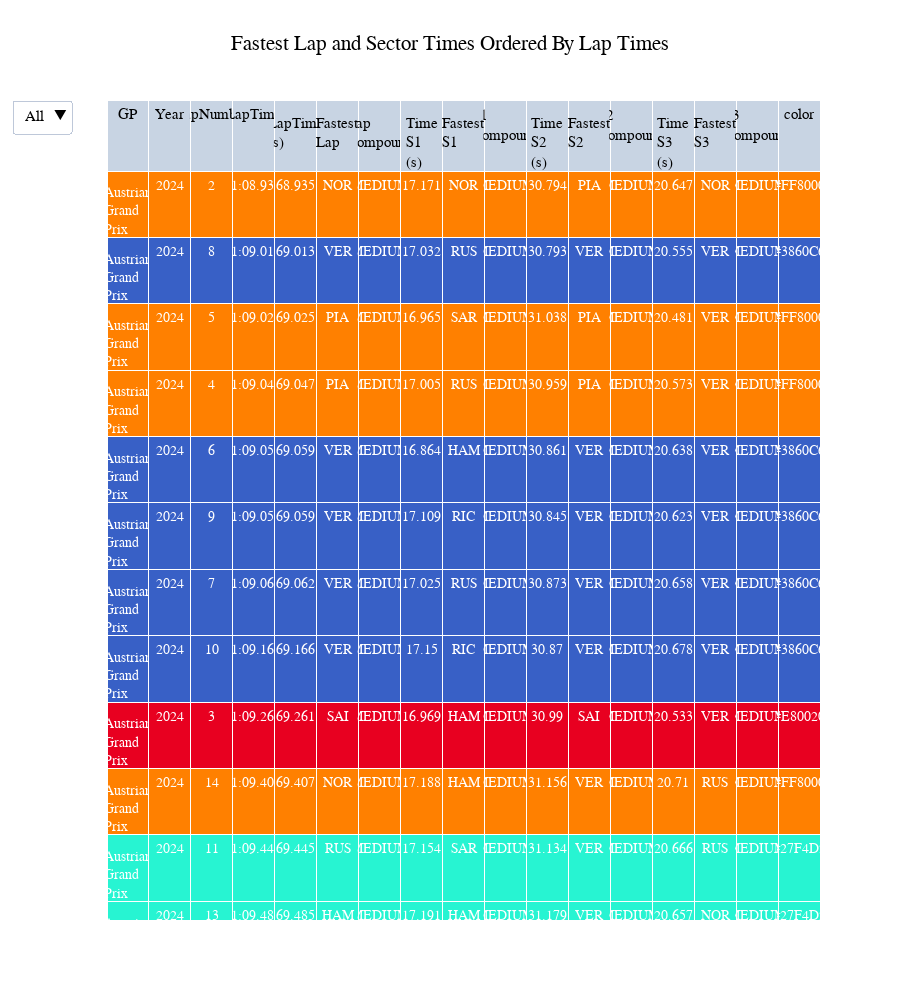

Notebook cell for this chart:
### Code cell
import plotly.graph_objects as go
# colors = n_colors('rgb(255, 200, 200)', 'rgb(200, 0, 0)', 9, colortype='rgb')

fig2 = go.Figure(go.Table
 (header={"values": LapTime_ordered.columns},
  cells=dict(
    values=LapTime_ordered.T.values,
    fill_color=[LapTime_ordered.color],
    align='center', font=dict(color='white', size=14)
    ))
 )

fig2.update_layout(
    updatemenus=[
        {
            "buttons": [
                {
                    "label": c,
                    "method": "update",
                    "args": [
                        {
                            "cells": {
                                "values": LapTime_ordered.T.values
                                if c == "All"
                                else LapTime_ordered.loc[LapTime_ordered["LapNumber"].eq(c)].T.values
                            }
                        }
                    ],
                }
                for c in ["All"] + LapTime_ordered["LapNumber"].unique().tolist()
            ]
        }
    ]
)
fig2.update_layout(
    title="Fastest Lap and Sector Times Ordered By Lap Times",
        title_x=0.5,
    yaxis = dict(tickfont = dict(size=20)),
    xaxis = dict(tickfont = dict(size=20)),
    font=dict(
        family="PT Sans Narrow",
        size=15,
        color="Black"
    ),
    height=1000,
    title_font_family="PT Sans Narrow"
)

fig2.show()

### Figure 1 — Plotly figure (JSON) as saved in the notebook; plotly's stock layout.template omitted (floating-point values rounded to 4 significant figures; data arrays with more than 128 entries replaced by an {"elided": "..."} marker saying what was removed)
{"data": [{"cells": {"align": "center", "fill": {"color": [["#FF8000", "#3860C6", "#FF8000", "#FF8000", "#3860C6", "#3860C6", "#3860C6", "#3860C6", "#E80020", "#FF8000", "#27F4D2", "#27F4D2", "#3860C6", "#E80020", "#3860C6", "#3860C6", "#3860C6", "#3860C6", "#3860C6", "#3860C6", "#3860C6", "#3860C6"]]}, "font": {"color": "white", "size": 14}, "values": {"elided": "17x22 mixed values"}}, "header": {"values": ["GP", "Year", "LapNumber", "LapTime", "LapTime (s)", "Fastest Lap", "Lap Compound", "Time S1 (s)", "Fastest S1", "S1 Compound", "Time S2 (s)", "Fastest S2", "S2 Compound", "Time S3 (s)", "Fastest S3", "S3 Compound", "color"]}, "type": "table"}], "layout": {"font": {"color": "Black", "family": "PT Sans Narrow", "size": 15}, "height": 1000, "title": {"font": {"family": "PT Sans Narrow"}, "text": "Fastest Lap and Sector Times Ordered By Lap Times", "x": 0.5}, "updatemenus": [{"buttons": [{"args": [{"cells": {"values": {"elided": "17x22 mixed values"}}}], "label": "All", "method": "update"}, {"args": [{"cells": {"values": [["Austrian Grand Prix"], [2024], [2], ["00:01:08.935000"], [68.94], ["NOR"], ["MEDIUM"], [17.17], ["NOR"], ["MEDIUM"], [30.79], ["PIA"], ["MEDIUM"], [20.65], ["NOR"], ["MEDIUM"], ["#FF8000"]]}}], "label": "2", "method": "update"}, {"args": [{"cells": {"values": [["Austrian Grand Prix"], [2024], [8], ["00:01:09.013000"], [69.01], ["VER"], ["MEDIUM"], [17.03], ["RUS"], ["MEDIUM"], [30.79], ["VER"], ["MEDIUM"], [20.55], ["VER"], ["MEDIUM"], ["#3860C6"]]}}], "label": "8", "method": "update"}, {"args": [{"cells": {"values": [["Austrian Grand Prix"], [2024], [5], ["00:01:09.025000"], [69.03], ["PIA"], ["MEDIUM"], [16.96], ["SAR"], ["MEDIUM"], [31.04], ["PIA"], ["MEDIUM"], [20.48], ["VER"], ["MEDIUM"], ["#FF8000"]]}}], "label": "5", "method": "update"}, {"args": [{"cells": {"values": [["Austrian Grand Prix"], [2024], [4], ["00:01:09.047000"], [69.05], ["PIA"], ["MEDIUM"], [17.0], ["RUS"], ["MEDIUM"], [30.96], ["PIA"], ["MEDIUM"], [20.57], ["VER"], ["MEDIUM"], ["#FF8000"]]}}], "label": "4", "method": "update"}, {"args": [{"cells": {"values": [["Austrian Grand Prix"], [2024], [6], ["00:01:09.059000"], [69.06], ["VER"], ["MEDIUM"], [16.86], ["HAM"], ["MEDIUM"], [30.86], ["VER"], ["MEDIUM"], [20.64], ["VER"], ["MEDIUM"], ["#3860C6"]]}}], "label": "6", "method": "update"}, {"args": [{"cells": {"values": [["Austrian Grand Prix"], [2024], [9], ["00:01:09.059000"], [69.06], ["VER"], ["MEDIUM"], [17.11], ["RIC"], ["MEDIUM"], [30.84], ["VER"], ["MEDIUM"], [20.62], ["VER"], ["MEDIUM"], ["#3860C6"]]}}], "label": "9", "method": "update"}, {"args": [{"cells": {"values": [["Austrian Grand Prix"], [2024], [7], ["00:01:09.062000"], [69.06], ["VER"], ["MEDIUM"], [17.02], ["RUS"], ["MEDIUM"], [30.87], ["VER"], ["MEDIUM"], [20.66], ["VER"], ["MEDIUM"], ["#3860C6"]]}}], "label": "7", "method": "update"}, {"args": [{"cells": {"values": [["Austrian Grand Prix"], [2024], [10], ["00:01:09.166000"], [69.17], ["VER"], ["MEDIUM"], [17.15], ["RIC"], ["MEDIUM"], [30.87], ["VER"], ["MEDIUM"], [20.68], ["VER"], ["MEDIUM"], ["#3860C6"]]}}], "label": "10", "method": "update"}, {"args": [{"cells": {"values": [["Austrian Grand Prix"], [2024], [3], ["00:01:09.261000"], [69.26], ["SAI"], ["MEDIUM"], [16.97], ["HAM"], ["MEDIUM"], [30.99], ["SAI"], ["MEDIUM"], [20.53], ["VER"], ["MEDIUM"], ["#E80020"]]}}], "label": "3", "method": "update"}, {"args": [{"cells": {"values": [["Austrian Grand Prix"], [2024], [14], ["00:01:09.407000"], [69.41], ["NOR"], ["MEDIUM"], [17.19], ["HAM"], ["MEDIUM"], [31.16], ["VER"], ["MEDIUM"], [20.71], ["RUS"], ["MEDIUM"], ["#FF8000"]]}}], "label": "14", "method": "update"}, {"args": [{"cells": {"values": [["Austrian Grand Prix"], [2024], [11], ["00:01:09.445000"], [69.44], ["RUS"], ["MEDIUM"], [17.15], ["SAR"], ["MEDIUM"], [31.13], ["VER"], ["MEDIUM"], [20.67], ["RUS"], ["MEDIUM"], ["#27F4D2"]]}}], "label": "11", "method": "update"}, {"args": [{"cells": {"values": [["Austrian Grand Prix"], [2024], [13], ["00:01:09.485000"], [69.48], ["HAM"], ["MEDIUM"], [17.19], ["HAM"], ["MEDIUM"], [31.18], ["VER"], ["MEDIUM"], [20.66], ["NOR"], ["MEDIUM"], ["#27F4D2"]]}}], "label": "13", "method": "update"}, {"args": [{"cells": {"values": [["Austrian Grand Prix"], [2024], [15], ["00:01:09.500000"], [69.5], ["VER"], ["MEDIUM"], [17.08], ["HAM"], ["MEDIUM"], [31.03], ["VER"], ["MEDIUM"], [20.86], ["VER"], ["MEDIUM"], ["#3860C6"]]}}], "label": "15", "method": "update"}, {"args": [{"cells": {"values": [["Austrian Grand Prix"], [2024], [12], ["00:01:09.512000"], [69.51], ["SAI"], ["MEDIUM"], [17.11], ["RIC"], ["MEDIUM"], [31.2], ["VER"], ["MEDIUM"], [20.72], ["NOR"], ["MEDIUM"], ["#E80020"]]}}], "label": "12", "method": "update"}, {"args": [{"cells": {"values": [["Austrian Grand Prix"], [2024], [17], ["00:01:09.579000"], [69.58], ["VER"], ["MEDIUM"], [17.15], ["NOR"], ["MEDIUM"], [31.19], ["VER"], ["MEDIUM"], [20.82], ["RUS"], ["MEDIUM"], ["#3860C6"]]}}], "label": "17", "method": "update"}, {"args": [{"cells": {"values": [["Austrian Grand Prix"], [2024], [19], ["00:01:09.649000"], [69.65], ["VER"], ["MEDIUM"], [17.19], ["NOR"], ["MEDIUM"], [31.25], ["VER"], ["MEDIUM"], [20.81], ["VER"], ["MEDIUM"], ["#3860C6"]]}}], "label": "19", "method": "update"}, {"args": [{"cells": {"values": [["Austrian Grand Prix"], [2024], [18], ["00:01:09.700000"], [69.7], ["VER"], ["MEDIUM"], [17.22], ["NOR"], ["MEDIUM"], [31.26], ["VER"], ["MEDIUM"], [20.82], ["PIA"], ["MEDIUM"], ["#3860C6"]]}}], "label": "18", "method": "update"}, {"args": [{"cells": {"values": [["Austrian Grand Prix"], [2024], [16], ["00:01:09.801000"], [69.8], ["VER"], ["MEDIUM"], [17.16], ["HAM"], ["MEDIUM"], [31.3], ["VER"], ["MEDIUM"], [20.89], ["RUS"], ["MEDIUM"], ["#3860C6"]]}}], "label": "16", "method": "update"}, {"args": [{"cells": {"values": [["Austrian Grand Prix"], [2024], [22], ["00:01:09.933000"], [69.93], ["VER"], ["MEDIUM"], [17.22], ["NOR"], ["MEDIUM"], [31.35], ["VER"], ["MEDIUM"], [20.92], ["NOR"], ["MEDIUM"], ["#3860C6"]]}}], "label": "22", "method": "update"}, {"args": [{"cells": {"values": [["Austrian Grand Prix"], [2024], [21], ["00:01:09.955000"], [69.95], ["VER"], ["MEDIUM"], [17.21], ["NOR"], ["MEDIUM"], [31.46], ["VER"], ["MEDIUM"], [20.88], ["VER"], ["MEDIUM"], ["#3860C6"]]}}], "label": "21", "method": "update"}, {"args": [{"cells": {"values": [["Austrian Grand Prix"], [2024], [20], ["00:01:09.981000"], [69.98], ["VER"], ["MEDIUM"], [17.21], ["NOR"], ["MEDIUM"], [31.38], ["VER"], ["MEDIUM"], [20.98], ["NOR"], ["MEDIUM"], ["#3860C6"]]}}], "label": "20", "method": "update"}, {"args": [{"cells": {"values": [["Austrian Grand Prix"], [2024], [23], ["00:01:10.094000"], [70.09], ["VER"], ["MEDIUM"], [17.15], ["NOR"], ["MEDIUM"], [31.45], ["VER"], ["MEDIUM"], [20.89], ["RUS"], ["MEDIUM"], ["#3860C6"]]}}], "label": "23", "method": "update"}]}], "xaxis": {"tickfont": {"size": 20}}, "yaxis": {"tickfont": {"size": 20}}}}
